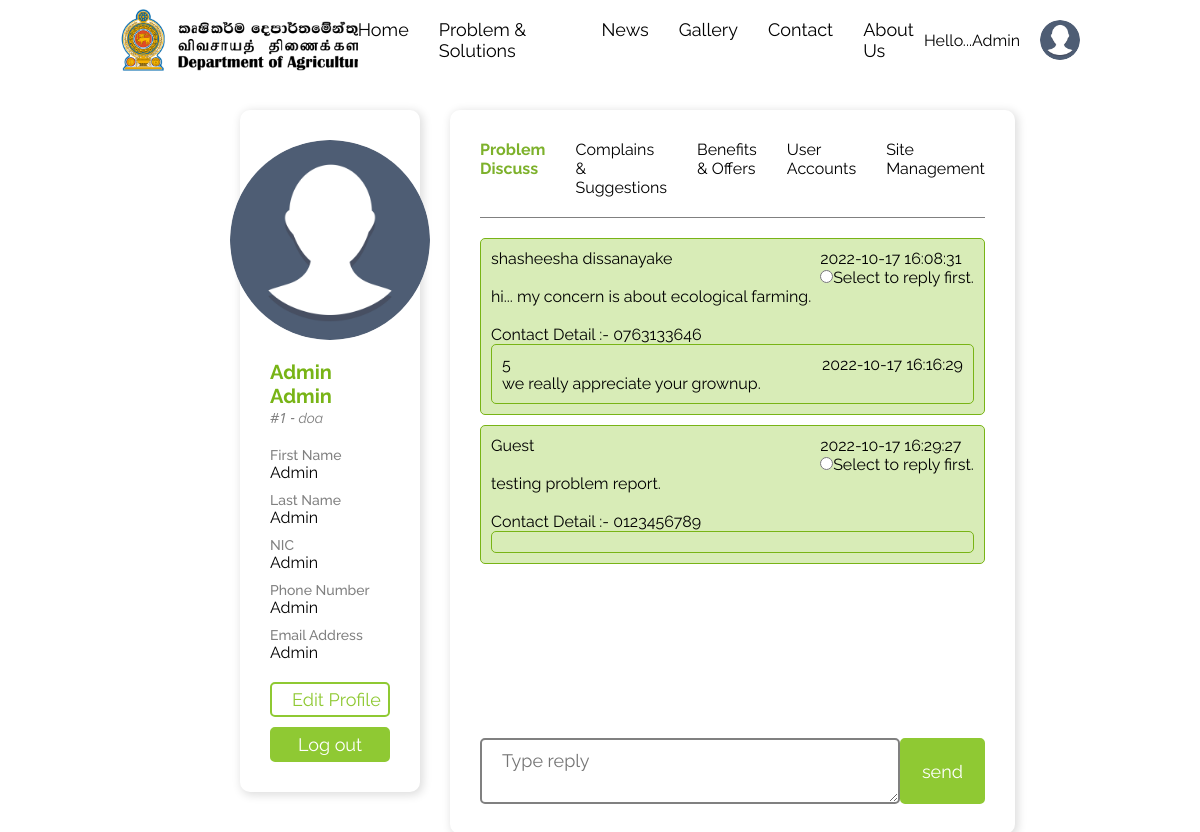
Screenshot of /profile-officer.php (signed in) with the database file from the repository.
### tables this page shows
CREATE TABLE IF NOT EXISTS `problems` (
  `problemId` int NOT NULL AUTO_INCREMENT,
  `userId` int DEFAULT NULL,
  `problem` varchar(5000) NOT NULL,
  `contactType` varchar(10) NOT NULL,
  `contactDetail` varchar(100) NOT NULL,
  `submitDate` timestamp NOT NULL DEFAULT CURRENT_TIMESTAMP,
  PRIMARY KEY (`problemId`)
);

CREATE TABLE IF NOT EXISTS `user` (
  `userId` int NOT NULL AUTO_INCREMENT,
  `firstName` varchar(100) NOT NULL,
  `lastName` varchar(100) NOT NULL,
  `userNic` varchar(20) NOT NULL,
  `userBirthday` date NOT NULL,
  `userAddress` varchar(500) NOT NULL,
  `userPhone` varchar(20) DEFAULT NULL,
  `userEmail` varchar(100) NOT NULL,
  `regDate` timestamp NOT NULL DEFAULT CURRENT_TIMESTAMP ON UPDATE CURRENT_TIMESTAMP,
  `profilePic` varchar(200) DEFAULT NULL,
  PRIMARY KEY (`userId`)
);

### profile-officer.php (the view, shortened to what this page needs)
<?php
include('php/functions.php');
if (isset($_SESSION['user_id'])) {
    $profileView = '#';
} else {
    $btmView = '#';
    $profileView = 'disable';
}
?>
<!DOCTYPE html>
<html lang="en">
<head>
    <link rel="stylesheet" type="text/css" href="http://localhost/99_40_web/css/standard.css">
    <link rel="stylesheet" type="text/css" href="http://localhost/99_40_web/css/reaction.css">
    <link rel="stylesheet" type="text/css" href="http://localhost/99_40_web/css/profile.css">
</head>
<body>
    <nav id="main-nav" class="navbar fixed-top ">
        <div id="nav-logo" class="logo"></div>
        <div class="page_items">
            <ul>
                <li id="home" class="#">Home</li>
                <li id="prob" class="#">Problem & Solutions</li>
                <li id="news" class="#">News</li>
                <li id="gallery" class="#">Gallery</li>
                <li id="contact" class="#">Contact</li>
                <li id="about" class="#">About Us</li>
            </ul>
        </div>
        <div class="login-btns">
            <div class="profile-btn <?php echo $profileView; ?>">
                <div class="user-name">
                    <p>Hello...</p>
                    <p id="user-fname"><?php echo $_SESSION['user_fname']; ?></p>
                </div>
                <div class="profile-pic">
                    <img id="user-pic" src="http://localhost/99_40_web/resource/profile/pic-1.jpg" alt="">
                </div>
            </div>
        </div>
    </nav>
    <section class="full-display secs">
        <div class="profile-detail-card">
            <img id="user-pic2" src="http://localhost/99_40_web/resource/profile/pic-1.jpg" alt="">
            <div class="user-card">
                <div class="top-user-name">
                    <p id="fname"><?php echo $_SESSION['user_fname']; ?></p>
                    <p id="lname"><?php echo $_SESSION['user_lname']; ?></p>
                </div>
                <p id="user-id">#<?php echo $_SESSION['user_id']; ?> - <span id="designation"><?php echo $_SESSION['user_type']; ?></span></p>
            </div>
            <div class="details">
                <div class="data-card">
                    <p class="data-title">First Name</p>
                    <p class="data" id="fname"><?php echo $_SESSION['user_fname']; ?></p>
                </div>
                <div class="data-card">
                    <p class="data-title">Last Name</p>
                    <p class="data" id="lname"><?php echo $_SESSION['user_lname']; ?></p>
                </div>
                <div class="data-card">
                    <p class="data-title">NIC</p>
                    <p class="data" id="nic"><?php echo $_SESSION['user_nic']; ?></p>
                </div>
                <div class="data-card">
                    <p class="data-title">Phone Number</p>
                    <p class="data" id="phone"><?php echo $_SESSION['user_phone']; ?></p>
                </div>
                <div class="data-card">
                    <p class="data-title">Email Address</p>
                    <p class="data" id="email"><?php echo $_SESSION['user_email']; ?></p>
                </div>
            </div>
            <form action="#" method="POST" class="pro-btn">
                <input class="secondary-btn" type="submit" name="editProfile" value="Edit Profile">
                <input class="primary-btn" type="submit" name="logout" id="logout" value="Log out">
            </form>
        </div>
        <div class="ops-card">
            <nav class="option-nav">
                <ul>
                    <li id="prob-dis" class="# select">Problem Discuss</li>
                    <li id="complain-dis" class="#">Complains & Suggestions</li>
                    <li id="ben-offers-dis" class="#">Benefits & Offers</li>
                    <li id="accounts-dis" class="#">User Accounts</li>
                    <?php if ($_SESSION['user_type'] == 'doa') {
                    ?>
                        <li id="site-management-dis" class="#">Site Management</li>
                    <?php
                    }
                    ?>
                </ul>
            </nav>
            <span class="hori-line"></span>
            <form id="problem" class="#" method="post">
                <div class="chat-box">
                    <?php
                    $sql = "SELECT * FROM problems order by submitDate;";
                    $result = mysqli_query($con, $sql);
                    while ($row = mysqli_fetch_array($_SESSION['problems-peo'])) {
                        if (empty($row['userId'])) {
                            $firstName = "Guest";
                            $lastName = "";
                        } elseif (!empty($row['userId'])) {
                            $sql = "SELECT firstName,lastName FROM user WHERE userId ='" . $row['userId'] . "';";
                            $result = $con->query($sql);
                            if ($name = mysqli_fetch_row($result)) {
                                $firstName = $name[0];
                                $lastName = $name[1];
                            }
                        }
                        $problem = $row['problem'];
                        $contact = $row['contactDetail'];
                        $problemId = $row['problemId'];
                        echo "<div id='p-reply'>
                            <div class='reply-one-line'>
                                <p class='sender-name '>" . $firstName . " " . $lastName . "</p>
                                <div>
                                <p class='received-date'>" . $row['submitDate'] . "</p>
                                <input type='radio' name='selectedid' id='selected-id' value='" . $problemId . "'>Select to reply first.
                                </div>
                            </div>
                            " . $problem . "
                            <br><br> Contact Detail :- " . $contact . "
                            <div id='p-sent'>
                                <div class='reply-one-line'>
                                    <div>" . $_SESSION['replyId'] . "
                                    </div>
                                    <div>
                                        " . $_SESSION['replyDate'] . "
                                    </div>
                                </div>
                                " . $_SESSION['replyMsg'] . "
                            </div>
                        </div>";
                    }
                    ?>
                </div>
                <div class='reply-one-line'>
                    <textarea class='input-field' name='replytext' id='chat-text' placeholder="Type reply"></textarea>
                    <input type='submit' class='primary-btn' name='replysent' id='reply-sent' value='send'>
                </div>
            </form>
        </div>
    </section>
</body>
</html>

### css/standard.css (style rules this page uses)
* { margin: 0px; padding: 0px; box-sizing: border-box; font-family: "Raleway", sans-serif; box-sizing: border-box; }
html { overflow-y: scroll; scroll-behavior: smooth; }
section { padding: 0 20%; display: flex; justify-content: space-between; }
.navbar { width: auto; height: 80px; background-color: rgb(255, 255, 255); display: flex; flex-direction: row; justify-content: center; align-items: center; justify-content: space-between; padding: 0 10% 0 10%; }
.logo { background-image: url("http://localhost/99_40_web/resource/doa_logo.png"); background-repeat: no-repeat; background-size: cover; width: 260px; height: 70px; }
.page_items ul { display: flex; list-style: none; gap: 30px; font-size: 18px; }
ul li { cursor: pointer; }
.login-btns { display: flex; gap: 20px; }
.input-field { background-color: #ffffff; border: 2px solid gray; border-radius: 5px; font-size: 18px; padding: 10px 20px 10px 20px; min-height: 45px; }
.primary-btn { font-size: 18px; border: 2px solid #8FC933; background-color: #8FC933; color: #ffffff; border-radius: 5px; padding: 5px 20px; }
.secondary-btn { font-size: 18px; border: 2px solid #8FC933; background-color: transparent; color: #8FC933; border-radius: 5px; padding: 5px 20px; }
.secs { padding-top: 50px; padding-bottom: 50px; gap: 30px; }
.fixed-top { position: fixed; left: 0px; right: 0px; top: 0px; }

### css/reaction.css (style rules this page uses)
.select { color: #7DB12B; font-weight: bold; transition: 0.2s; }

### css/profile.css (style rules this page uses)
body { box-sizing: border-box; }
.user-name { display: flex; flex-direction: row; }
.profile-pic img { width: 40px; height: 40px; border: 0px solid transparent; border-radius: 50px; object-fit: cover; }
.profile-btn { display: flex; gap: 20px; flex-direction: row; align-items: center; cursor: pointer; }
.full-display { margin-top: 60px; width: 100%; display: flex; flex-direction: row; }
.profile-detail-card { width: 25%; height: 100%; display: flex; flex-direction: column; gap: 20px; border: 0px solid transparent; border-radius: 10px; box-shadow: 2px 2px 10px 1px rgba(0, 0, 0, 0.137); padding: 30px; }
.profile-detail-card img { width: 200px; height: 200px; border: 0px solid transparent; border-radius: 150px; object-fit: cover; align-self: center; }
.top-user-name { color: #78b416; display: block; font-weight: bold; font-size: 20px; }
#user-id { font-family: 'Segoe UI', Tahoma, Geneva, Verdana, sans-serif; font-style: italic; font-size: 14px; color: gray; }
.data-title { font-size: 14px; font-weight: 500; color: gray; }
.details { display: flex; flex-direction: column; gap: 10px; }
.data { font-size: 16px; }
.pro-btn { display: flex; flex-direction: column; gap: 10px; }
.ops-card { width: 100%; border: 0px solid transparent; border-radius: 10px; box-shadow: 2px 2px 10px 1px rgba(0, 0, 0, 0.137); padding: 30px; display: flex; flex-direction: column; gap: 20px; }
.hori-line { width: 100%; height: 1px; background-color: gray; display: flex; }
.option-nav ul { display: flex; flex-direction: row; gap: 30px; }
.option-nav li { list-style: none; }
#chat-text { width: 100%; }
.chat-box { display: flex; flex-direction: column; gap: 10px; width: 100%; height: 500px; overflow: scroll; overflow-x: hidden; scroll-behavior: smooth; }
#p-sent { width: 100%; text-align: justify; padding: 10px; border: 1px solid #78b416; border-radius: 5px; align-self: flex-end; }
#p-reply { width: 100%; text-align: justify; padding: 10px; border: 1px solid #78b416; border-radius: 5px; background-color: #D8ECB7; align-self: flex-start; }
.reply-one-line { display: flex; flex-direction: row; justify-content: space-between; }

### rows the page displays
problems: userId.firstName "shasheesha", userId.lastName "dissanayake", submitDate "2022-10-17 16:08:31", problem "hi... my concern is about ecological farming.", contactDetail "0763133646", replyId "5", replyDate "2022-10-17 16:16:29", replyMsg "we really appreciate your grownup."
problems: userId "Guest", submitDate "2022-10-17 16:29:27", problem "testing problem report.", contactDetail "0123456789"

### other values shown
$_SESSION['user_fname'] "Admin"
$_SESSION['user_lname'] "Admin"
$_SESSION['user_id'] "1"
$_SESSION['user_type'] "doa"
$_SESSION['user_nic'] "Admin"
$_SESSION['user_phone'] "Admin"
$_SESSION['user_email'] "Admin"
